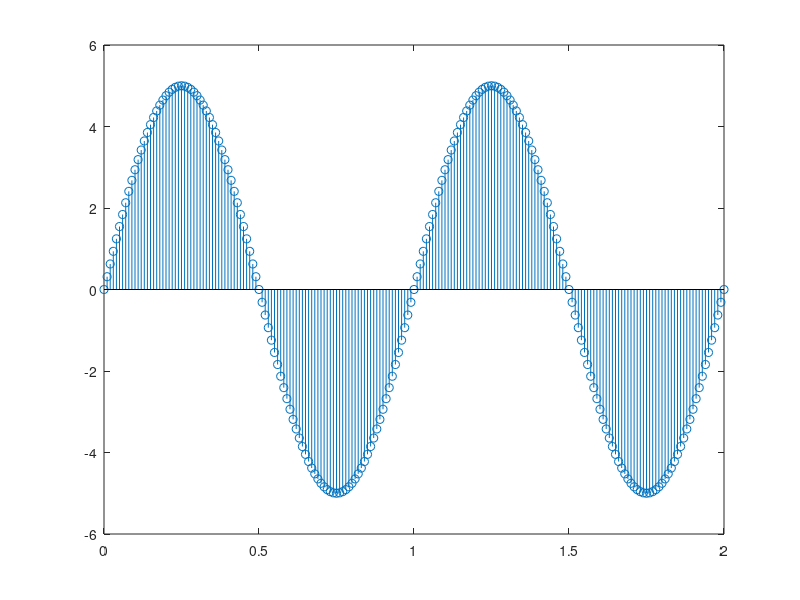
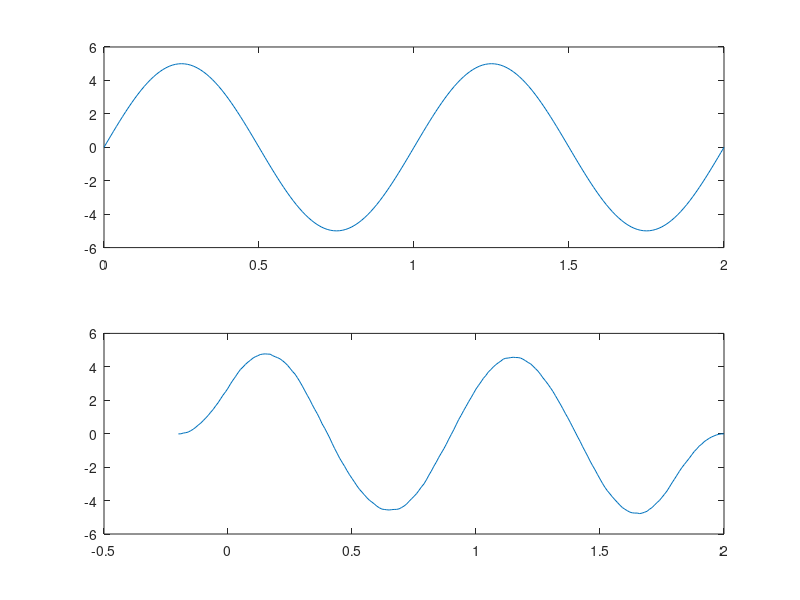
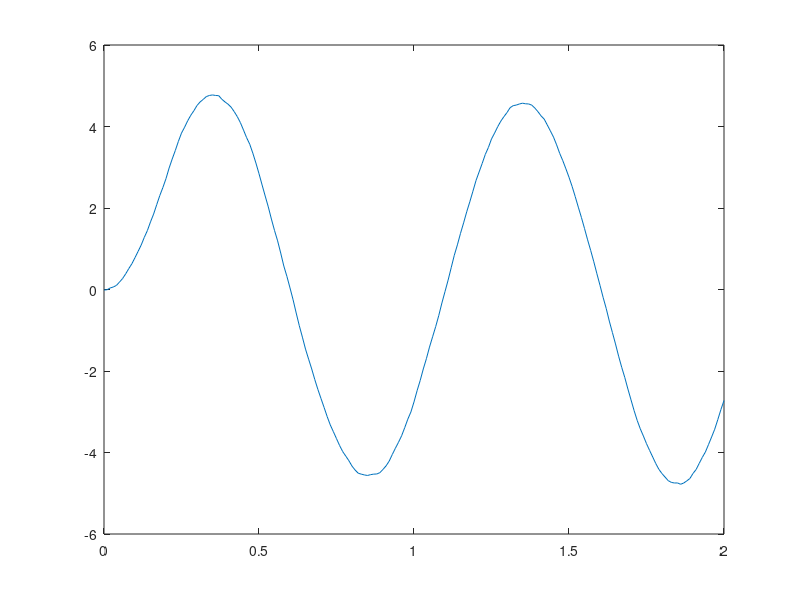
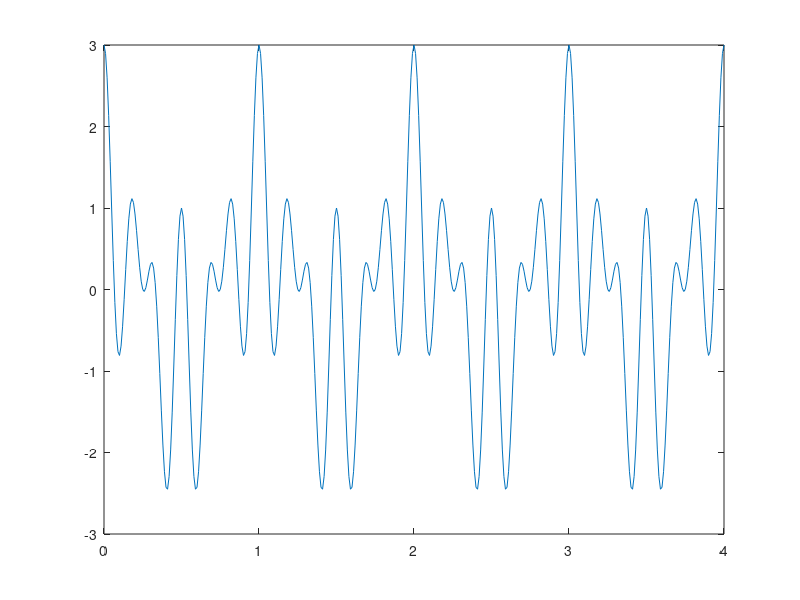

MATLAB code to generate these figures, in order: (Note: this script raises an error after producing the figures.)
t=0:0.01:2;
y=5*sin(2*pi*t);
figure
stem(t,y)
figure
plot(t,y)
title('Sine Wave');
ylabel('y=5*sin(2*pi*t)');
xlabel('t');
%%
[m,n]=size(y);
z=rand(m,n)-0.5;
w=z+y;
subplot(2,1,1);
plot(t,y)
subplot(2,1,2);
plot(t,w)
%%
q=1/21;
s=ones(1,21);
v=q*conv(s,w);
t1=-0.2:0.01:2;
plot(t1,v)
%%
q1=1/21;
s1=ones(1,21);
v1=filter(q1*s1,1,w);
figure
plot(t,v1)
%% function
%%
t2=0:0.01:4;
ts=t2(1:20:end);
r=cos(2*pi*t2)+ cos(8*pi*t2)+ cos(12*pi*t2);
rs=r(1:20:end);
figure
plot(t2,r)
hold on
plot(ts,rs,'O')
Ts=0.2;
h=zeros(length(rs),length(r));
for i=1:length(rs)
    h(i,:)=sinc((t2-(ts(i)))/Ts);
end
g=rs*h;
hold on
plot(t2,g,'x')
%%
tr=-5:0.01:5;
u=sinc(5*tr).*sinc(5*tr);
figure
N=128;
w1=linspace(-4*pi,4*pi,N);
H=freqz(u,1,w1);
subplot(2,1,1);
plot(w1/pi,abs(H))

fs=10;
k=1/fs;
tr=-5:k:5;
u1=sinc(5*tr).*sinc(5*tr);
N=128;
w1=linspace(-4*pi,4*pi,N);
H=freqz(u1,1,w1);
subplot(2,1,2);
plot(w1/pi,abs(H))
%%
N = 256;
t8=linspace(-5,5,256);
u2=sinc(2*t8);
figure
subplot(2,1,1);
plot(t8,u2,'x')

t9=linspace(-5,5,N*3);
u3=zeros(1,3*N);
u3(1:3:3*N)=u2;
subplot(2,1,2);
plot(t9,u3,'o')

w2=linspace(-0.99*pi,0.99*pi,N);
H1=freqz(u2,1,w2);
H2=20*log10(abs(H1/max(norm(H1))));
figure
plot(w2/pi,H2,'b.-') %% MAIN SIGNAL

w3=linspace(-pi,pi,N);
H3=freqz(u3,1,w3);
H3=20*log10(abs(H3/max(norm(H3))));
hold on
plot(w3/pi,H3,'r.-')

Ts1=t9(2)-t9(1);
h1=zeros(length(u3),length(u3));
for i=1:length(u3)
    h1(i,:)=sinc((t9-(t9(i)))/(3*Ts1));
end
g1=u3*h1;
hold on
figure
plot(t9,g1,'o')
hold on
%plot(t8,u2,'x')        %% Nerkhe 3

t10=linspace(-5,5,3*N/2); %% Nerkhe 3/2
u4=zeros(1,3*N/2);
u4=g1(1:2:end);
plot(t10,u4,'x')

%%
tf=0:1/(2*pi):60;
p=cos(pi/8*tf)+ cos(5*pi/8*tf)+ cos(9*pi/8*tf)+ cos(13*pi/8*tf);

figure

NFFT = 512; % Next power of 2 from length of y
Y = fftshift(fft(p,NFFT));
f = linspace(-pi,pi,NFFT);

% Plot single-sided amplitude spectrum.
plot(f,2*abs(Y)) 

figure
fft_x = fft(p, 512);
X = fftshift(fft_x);
v=linspace(-pi,pi,length(X));
plot(v, abs(X))   %%%%%%%%%%%%%1-9-a

G = xlsread('filters.xls',1);
Z = xlsread('filters.xls',2);
coef=[2 0 1 0.5];

for n=1:4
  E1(n,:) = filter(G(n,:),1, p);
  E2(n,:) = upsample(E1(n,:),4);
  E2(n,:) = E2(n,:)*coef(n);
  
  E3(n,:) = filter(Z(n,:),1, E2(n,:));
  E4(n,:) = downsample(E3(n,:),4);
end

S=sum(E4);




